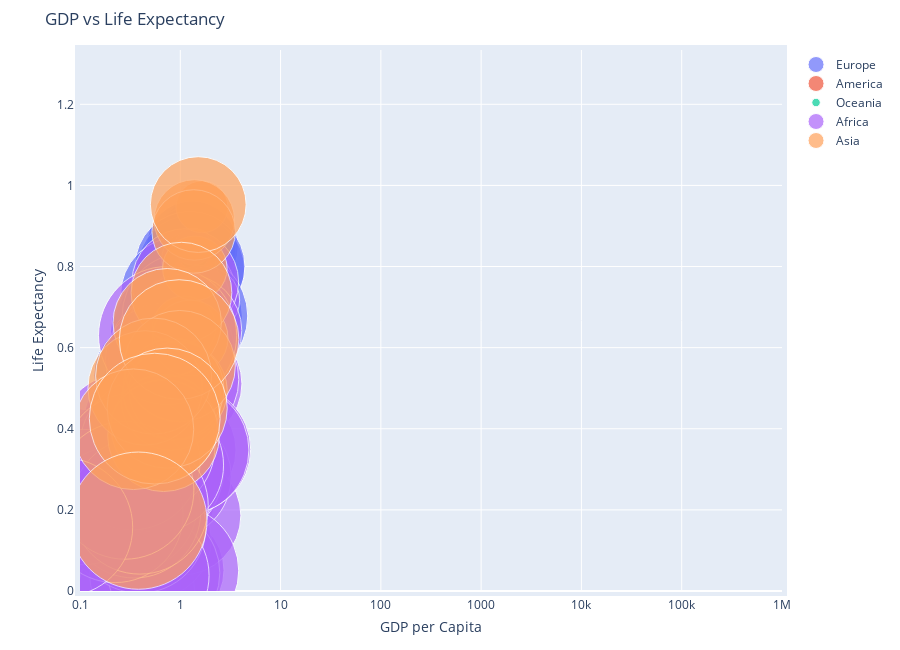

The notebook cell this image was saved under:
### Code cell
from bubbly.bubbly import bubbleplot
from plotly.offline import init_notebook_mode, iplot

figure = bubbleplot(dataset=happiness_df, x_column='GDP', y_column='Life_Expectancy', 
    bubble_column='Country', size_column='Happiness_Rank', color_column='Region', 
    x_title="GDP per Capita", y_title="Life Expectancy", title='GDP vs Life Expectancy',
    x_logscale=True, scale_bubble=3, height=650)

iplot(figure, config={'scrollzoom': True})

### Figure 1 — Plotly figure (JSON) as saved in the notebook; plotly's stock layout.template omitted (floating-point values rounded to 4 significant figures)
{"data": [{"marker": {"size": [1, 2, 3, 4, 5, 7, 10, 12, 16, 18, 19, 20, 23, 27, 30, 32, 37, 45, 49, 50, 54, 55, 56, 57, 60, 61, 62, 63, 65, 68, 69, 71, 72, 74, 77, 81, 85, 86, 87, 88, 91, 94, 95, 99, 100, 109, 121, 123, 126, 129], "sizemode": "area", "sizeref": 0.01635}, "mode": "markers", "name": "Europe", "text": ["Denmark", "Switzerland", "Iceland", "Norway", "Finland", "Netherlands", "Sweden", "Austria", "Germany", "Belgium", "Ireland", "Luxembourg", "United Kingdom", "Czech Republic", "Malta", "France", "Spain", "Slovakia", "Uzbekistan", "Italy", "Kazakhstan", "Moldova", "Russia", "Poland", "Lithuania", "Belarus", "North Cyprus", "Slovenia", "Turkmenistan", "Latvia", "Cyprus", "Romania", "Estonia", "Croatia", "Kosovo", "Azerbaijan", "Kyrgyzstan", "Serbia", "Bosnia and Herzegovina", "Montenegro", "Hungary", "Portugal", "Macedonia", "Greece", "Tajikistan", "Albania", "Armenia", "Ukraine", "Georgia", "Bulgaria"], "type": "scatter", "x": [1.442, 1.527, 1.427, 1.577, 1.406, 1.465, 1.452, 1.45, 1.448, 1.425, 1.483, 1.698, 1.403, 1.309, 1.308, 1.395, 1.343, 1.28, 0.7359, 1.355, 1.229, 0.6918, 1.232, 1.246, 1.269, 1.131, 1.311, 1.299, 1.08, 1.218, 1.319, 1.17, 1.28, 1.186, 0.9014, 1.124, 0.5604, 1.034, 0.9338, 1.078, 1.241, 1.276, 1.019, 1.249, 0.4884, 0.9553, 0.8609, 0.8729, 0.8379, 1.113], "y": [0.795, 0.863, 0.8673, 0.7958, 0.8109, 0.8123, 0.8312, 0.8056, 0.8149, 0.8196, 0.8145, 0.8454, 0.8099, 0.7638, 0.8032, 0.8379, 0.879, 0.7037, 0.5016, 0.851, 0.5739, 0.5231, 0.5899, 0.6906, 0.6467, 0.631, 0.8414, 0.7915, 0.4401, 0.6395, 0.8488, 0.676, 0.681, 0.7052, 0.54, 0.545, 0.5545, 0.6458, 0.7077, 0.6353, 0.6761, 0.7936, 0.6474, 0.8003, 0.5312, 0.7301, 0.6408, 0.5863, 0.6403, 0.6781]}, {"marker": {"size": [6, 13, 14, 15, 17, 21, 24, 25, 26, 29, 31, 39, 40, 43, 44, 46, 48, 51, 52, 59, 64, 70, 73, 89, 104, 136], "sizemode": "area", "sizeref": 0.01635}, "mode": "markers", "name": "America", "text": ["Canada", "United States", "Costa Rica", "Puerto Rico", "Brazil", "Mexico", "Chile", "Panama", "Argentina", "Uruguay", "Colombia", "Guatemala", "Suriname", "Trinidad and Tobago", "Venezuela", "El Salvador", "Nicaragua", "Ecuador", "Belize", "Bolivia", "Peru", "Paraguay", "Jamaica", "Dominican Republic", "Honduras", "Haiti"], "type": "scatter", "x": [1.44, 1.508, 1.069, 1.359, 1.088, 1.115, 1.217, 1.183, 1.151, 1.182, 1.03, 0.8345, 1.097, 1.326, 1.134, 0.8737, 0.6938, 0.9731, 0.8762, 0.7942, 0.996, 0.8937, 0.8933, 1.028, 0.6943, 0.341], "y": [0.8276, 0.779, 0.7615, 0.7776, 0.6141, 0.7114, 0.8188, 0.7084, 0.6971, 0.7218, 0.5966, 0.5404, 0.5093, 0.5261, 0.619, 0.596, 0.6521, 0.6861, 0.4557, 0.4697, 0.6299, 0.5829, 0.5947, 0.5767, 0.5838, 0.2749]}, {"marker": {"size": [8, 9], "sizemode": "area", "sizeref": 0.01635}, "mode": "markers", "name": "Oceania", "text": ["New Zealand", "Australia"], "type": "scatter", "x": [1.361, 1.444], "y": [0.831, 0.8512]}, {"marker": {"size": [11, 28, 34, 36, 38, 41, 42, 66, 67, 76, 78, 80, 90, 93, 97, 98, 103, 105, 106, 108, 111, 112, 113, 114, 115, 116, 120, 122, 124, 125, 127, 128, 130, 131, 132, 133, 134, 135, 137, 138, 139, 141, 142, 143, 144, 145, 145, 147, 148, 149, 150, 151, 152, 153, 155, 156, 157], "sizemode": "area", "sizeref": 0.01635}, "mode": "markers", "name": "Africa", "text": ["Israel", "United Arab Emirates", "Saudi Arabia", "Qatar", "Algeria", "Kuwait", "Bahrain", "Mauritius", "Libya", "Somalia", "Turkey", "Jordan", "Morocco", "Lebanon", "Somaliland Region", "Tunisia", "Nigeria", "Iran", "Zambia", "Palestinian Territories", "Sierra Leone", "Iraq", "Namibia", "Cameroon", "Ethiopia", "South Africa", "Egypt", "Kenya", "Ghana", "Congo (Kinshasa)", "Congo (Brazzaville)", "Senegal", "Mauritania", "Zimbabwe", "Malawi", "Sudan", "Gabon", "Mali", "Botswana", "Comoros", "Ivory Coast", "Angola", "Niger", "South Sudan", "Chad", "Burkina Faso", "Uganda", "Yemen", "Madagascar", "Tanzania", "Liberia", "Guinea", "Rwanda", "Benin", "Togo", "Syria", "Burundi"], "type": "scatter", "x": [1.338, 1.574, 1.49, 1.824, 1.053, 1.617, 1.44, 1.144, 1.067, 0, 1.165, 0.9967, 0.8406, 1.123, 0.2556, 0.9772, 0.7522, 1.118, 0.612, 0.6702, 0.3649, 1.075, 0.9329, 0.525, 0.2928, 1.024, 0.9539, 0.5227, 0.6311, 0.05661, 0.7711, 0.4431, 0.6139, 0.3504, 0.08709, 0.6307, 1.159, 0.3129, 1.094, 0.2751, 0.5551, 0.8473, 0.1327, 0.3939, 0.4221, 0.32, 0.3472, 0.5794, 0.2795, 0.4716, 0.1071, 0.2241, 0.3285, 0.395, 0.2812, 0.7472, 0.06831], "y": [0.8492, 0.7299, 0.5927, 0.7172, 0.618, 0.6357, 0.657, 0.6619, 0.523, 0.1147, 0.6472, 0.6071, 0.5947, 0.7617, 0.3311, 0.5958, 0.05108, 0.6423, 0.2357, 0.5684, 0, 0.5108, 0.3474, 0.127, 0.3458, 0.1861, 0.5212, 0.3015, 0.2968, 0.188, 0.2821, 0.4046, 0.2864, 0.1595, 0.2936, 0.2976, 0.3494, 0.1635, 0.3475, 0.2998, 0.04476, 0.04991, 0.2616, 0.1578, 0.03824, 0.213, 0.1963, 0.3105, 0.3711, 0.357, 0.2316, 0.1883, 0.3186, 0.2103, 0.2481, 0.6299, 0.1575]}, {"marker": {"size": [22, 33, 34, 47, 53, 57, 75, 79, 82, 83, 84, 92, 96, 101, 102, 107, 110, 117, 118, 119, 140, 154], "sizemode": "area", "sizeref": 0.01635}, "mode": "markers", "name": "Asia", "text": ["Singapore", "Thailand", "Taiwan", "Malaysia", "Japan", "South Korea", "Hong Kong", "Indonesia", "Philippines", "China", "Bhutan", "Pakistan", "Vietnam", "Mongolia", "Laos", "Nepal", "Bangladesh", "Sri Lanka", "India", "Myanmar", "Cambodia", "Afghanistan"], "type": "scatter", "x": [1.646, 1.089, 1.397, 1.251, 1.38, 1.359, 1.511, 0.951, 0.8122, 1.028, 0.8527, 0.6882, 0.7404, 0.9885, 0.6804, 0.4463, 0.5418, 0.9732, 0.7404, 0.3411, 0.556, 0.3823], "y": [0.9472, 0.6492, 0.7956, 0.6237, 0.9149, 0.8864, 0.9528, 0.4937, 0.4704, 0.7356, 0.4976, 0.4031, 0.6616, 0.5547, 0.3829, 0.5007, 0.5299, 0.6201, 0.4509, 0.3988, 0.4249, 0.1734]}], "layout": {"height": 650, "hovermode": "closest", "margin": {"b": 50, "pad": 5, "t": 50}, "showlegend": true, "title": {"text": "GDP vs Life Expectancy"}, "xaxis": {"autorange": false, "range": [null, 0.2715], "title": {"text": "GDP per Capita"}, "type": "log"}, "yaxis": {"autorange": false, "range": [0, 1.334], "title": {"text": "Life Expectancy"}}}}
